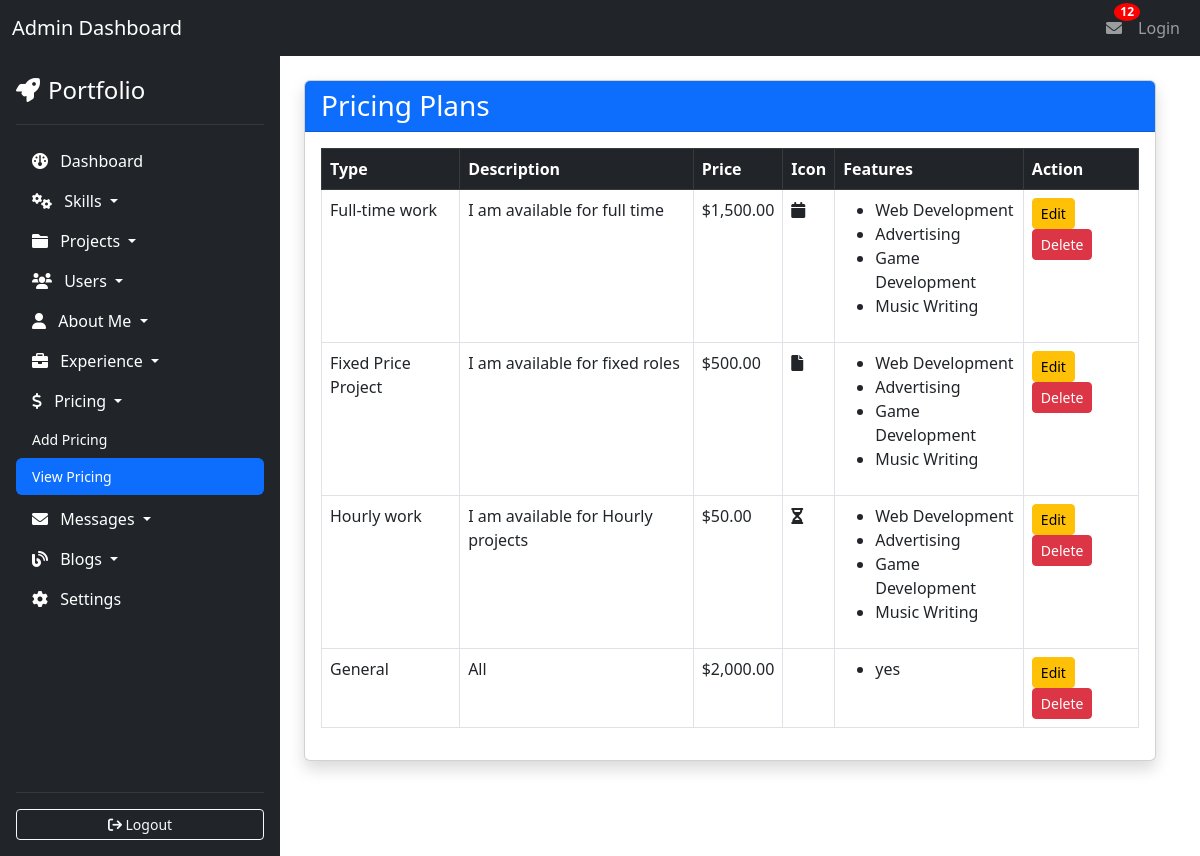
/admin/view_pricing.php, run on the app's committed database.
### tables this page shows
CREATE TABLE `pricing` (
  `id` int(11) NOT NULL,
  `type` varchar(50) NOT NULL,
  `description` text NOT NULL,
  `price` decimal(10,2) NOT NULL,
  `icon` varchar(50) NOT NULL,
  `features` text NOT NULL
);

### admin/view_pricing.php (the view)
<?php
include 'header.php';
include 'config.php';
$query = "SELECT * FROM pricing";
$result = $conn->query($query);
?>
<div class="container-fluid">
    <div class="row">
        <?php include('sidebar.php'); ?>
        <div class="col-9 p-4">
            <div class="card shadow">
                <div class="card-header bg-primary text-white">
                    <h3 class="mb-0">Pricing Plans</h3>
                </div>
                <div class="card-body">
                    <table class="table table-hover table-bordered">
                        <thead class="table-dark">
                            <tr>
                                <th>Type</th>
                                <th>Description</th>
                                <th>Price</th>
                                <th>Icon</th>
                                <th>Features</th>
                                <th>Action</th>
                            </tr>
                        </thead>
                        <tbody>
                            <?php while ($row = $result->fetch_assoc()) { ?>
                                <tr>
                                    <td><?= htmlspecialchars($row['type']); ?></td>
                                    <td><?= htmlspecialchars($row['description']); ?></td>
                                    <td>$<?= htmlspecialchars(number_format($row['price'], 2)); ?></td>
                                    <td><i class="<?= htmlspecialchars($row['icon']); ?>"></i></td>
                                    <td>
                                        <ul>
                                            <?php foreach (explode(',', $row['features']) as $feature) { ?>
                                                <li><?= htmlspecialchars(trim($feature)); ?></li>
                                            <?php } ?>
                                        </ul>
                                    </td>
                                    <td>
                                        <a href="edit_pricing.php?id=<?= $row['id']; ?>" class="btn btn-warning btn-sm">Edit</a>
                                        <a href="delete_pricing.php?id=<?= $row['id']; ?>" class="btn btn-danger btn-sm" onclick="return confirm('Are you sure you want to delete this plan?');">Delete</a>
                                    </td>
                                </tr>
                            <?php } ?>
                        </tbody>
                    </table>
                </div>
            </div>
        </div>
    </div>
</div>
<?php include('footer.php'); ?>

### data on the page
pricing: type "Full-time work", description "I am available for full time", price "1,500.00", features "Web Development", features "Advertising", features "Game Development", features "Music Writing"
pricing: type "Fixed Price Project", description "I am available for fixed roles", price "500.00", features "Web Development", features "Advertising", features "Game Development", features "Music Writing"
pricing: type "Hourly work", description "I am available for Hourly projects", price "50.00", features "Web Development", features "Advertising", features "Game Development", features "Music Writing"
pricing: type "General", description "All", price "2,000.00", features "yes"

### other printed values
$unreadCount "12"
